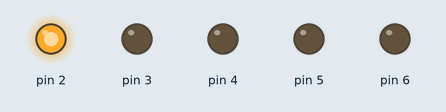
Bench run of a sketch on a simulated Arduino Uno, built with avr-gcc and run on an emulated ATmega328P. Shown: output pins drawn as LEDs (lit = HIGH).

Above: at 0.5 s.
At 1.5 s:
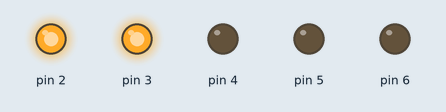
At 2.5 s:
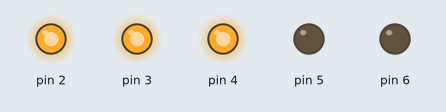
At 3.5 s:
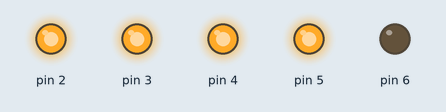
At 4.5 s:
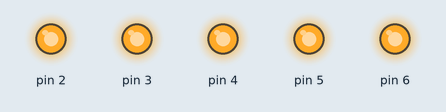
At 5.5 s:
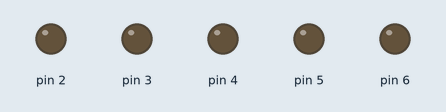
Timing chart, 0 to 7.8 s (numbered marks = the images above):
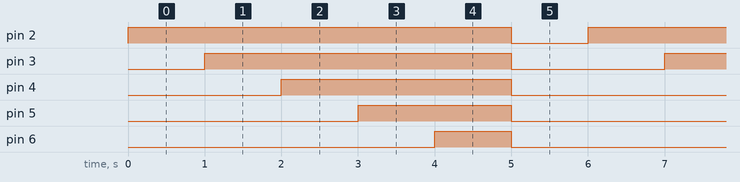

Measured:
- by itself, pin 2: alternates HIGH for 5.0 s and LOW for 1.0 s
- by itself, pin 3: alternates HIGH for 4.0 s and LOW for 2.0 s
- by itself, pin 4: alternates HIGH for 3.0 s and LOW for 3.0 s
- by itself, pin 5: alternates HIGH for 2.0 s and LOW for 4.0 s
- by itself, pin 6: alternates HIGH for 1.0 s and LOW for 5.0 s

The sketch:

WaterfallPattern.ino
```cpp
void setup() {
  // Set pins D2 to D6 as outputs
  pinMode(2, OUTPUT);
  pinMode(3, OUTPUT);
  pinMode(4, OUTPUT);
  pinMode(5, OUTPUT);
  pinMode(6, OUTPUT);
}

void loop() {
  // Turn ON LED connected to pin 2
  digitalWrite(2, HIGH);

  // Wait for 1 second
  delay(1000);

  // Turn ON LED connected to pin 3
  digitalWrite(3, HIGH);

  // Wait for 1 second
  delay(1000);

  // Turn ON LED connected to pin 4
  digitalWrite(4, HIGH);

  // Wait for 1 second
  delay(1000);

  // Turn ON LED connected to pin 5
  digitalWrite(5, HIGH);

  // Wait for 1 second
  delay(1000);

  // Turn ON LED connected to pin 6
  digitalWrite(6, HIGH);

  // Wait for 1 second
  delay(1000);

  // Turn OFF all LEDs
  digitalWrite(2, LOW);
  digitalWrite(3, LOW);
  digitalWrite(4, LOW);
  digitalWrite(5, LOW);
  digitalWrite(6, LOW);

  // Wait for 1 second
  delay(1000);
}
```
